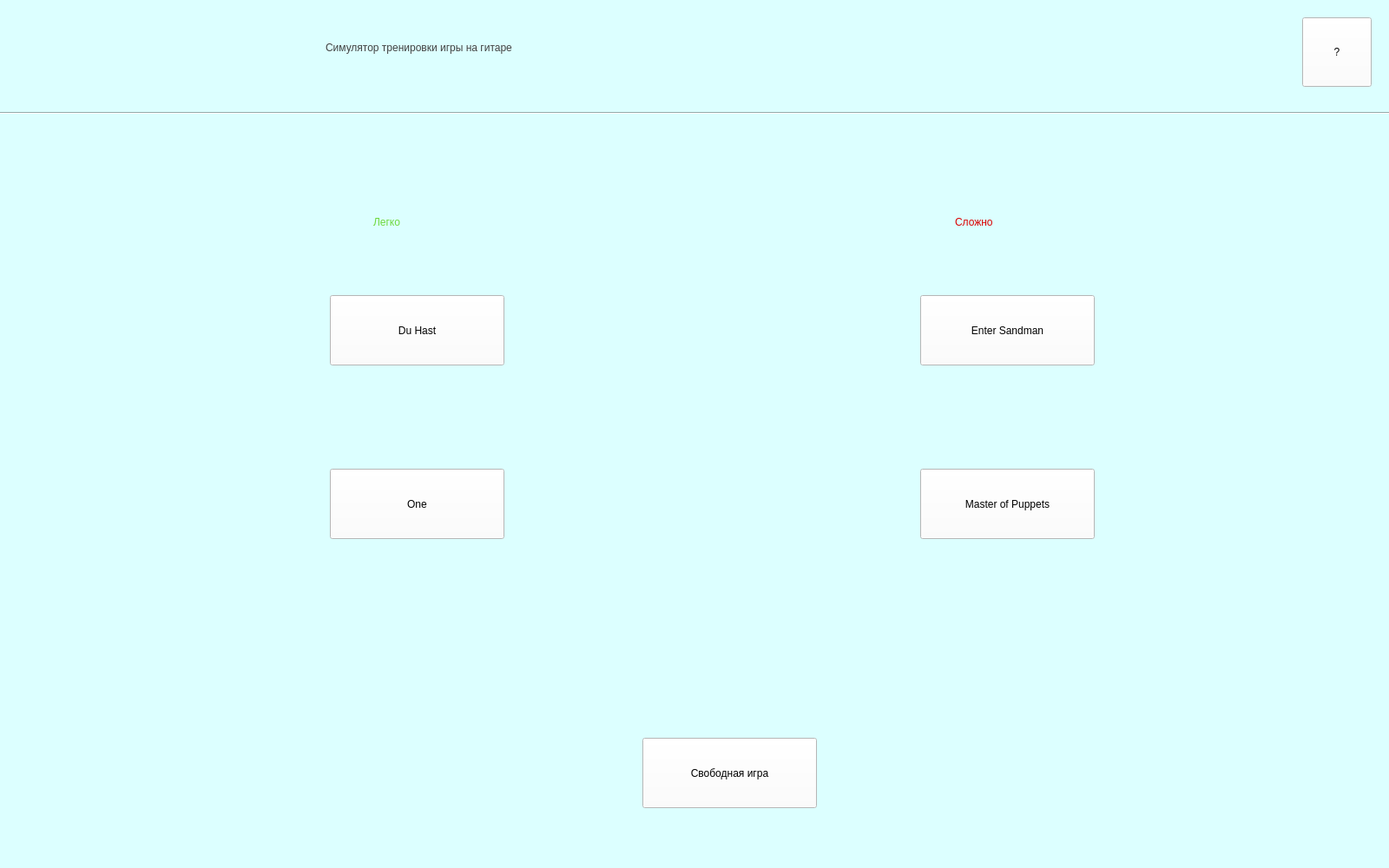
<?xml version="1.0" encoding="UTF-8"?>
<ui version="4.0">
 <class>MainMenu</class>
 <widget class="QMainWindow" name="MainMenu">
  <property name="geometry">
   <rect>
    <x>0</x>
    <y>0</y>
    <width>1600</width>
    <height>1000</height>
   </rect>
  </property>
  <property name="windowTitle">
   <string>MainWindow</string>
  </property>
  <property name="styleSheet">
   <string notr="true">background-color: rgb(220, 255, 255);</string>
  </property>
  <widget class="QWidget" name="widget">
   <widget class="QPushButton" name="hint_button">
    <property name="geometry">
     <rect>
      <x>1500</x>
      <y>20</y>
      <width>80</width>
      <height>80</height>
     </rect>
    </property>
    <property name="styleSheet">
     <string notr="true">background-color: rgb(255, 255, 255);
font: 28pt &quot;MS Shell Dlg 2&quot;;</string>
    </property>
    <property name="text">
     <string>?</string>
    </property>
   </widget>
   <widget class="QLabel" name="label">
    <property name="geometry">
     <rect>
      <x>375</x>
      <y>30</y>
      <width>850</width>
      <height>50</height>
     </rect>
    </property>
    <property name="styleSheet">
     <string notr="true">font: 35pt &quot;MS Shell Dlg 2&quot;;
color: rgb(66, 66, 66);</string>
    </property>
    <property name="text">
     <string>Симулятор тренировки игры на гитаре</string>
    </property>
   </widget>
   <widget class="Line" name="line">
    <property name="geometry">
     <rect>
      <x>0</x>
      <y>120</y>
      <width>1601</width>
      <height>20</height>
     </rect>
    </property>
    <property name="orientation">
     <enum>Qt::Horizontal</enum>
    </property>
   </widget>
   <widget class="QPushButton" name="du_hast_song">
    <property name="geometry">
     <rect>
      <x>380</x>
      <y>340</y>
      <width>201</width>
      <height>81</height>
     </rect>
    </property>
    <property name="styleSheet">
     <string notr="true">font: 25pt &quot;MS Shell Dlg 2&quot;;
background-color: rgb(255, 255, 255);</string>
    </property>
    <property name="text">
     <string>Du Hast</string>
    </property>
   </widget>
   <widget class="QLabel" name="label_2">
    <property name="geometry">
     <rect>
      <x>430</x>
      <y>230</y>
      <width>91</width>
      <height>51</height>
     </rect>
    </property>
    <property name="styleSheet">
     <string notr="true">font: 24pt &quot;MS Shell Dlg 2&quot;;
color: rgb(109, 216, 59);</string>
    </property>
    <property name="text">
     <string>Легко</string>
    </property>
   </widget>
   <widget class="QPushButton" name="one_song">
    <property name="geometry">
     <rect>
      <x>380</x>
      <y>540</y>
      <width>201</width>
      <height>81</height>
     </rect>
    </property>
    <property name="styleSheet">
     <string notr="true">font: 25pt &quot;MS Shell Dlg 2&quot;;
background-color: rgb(255, 255, 255);</string>
    </property>
    <property name="text">
     <string>One</string>
    </property>
   </widget>
   <widget class="QPushButton" name="enter_sandman_song">
    <property name="geometry">
     <rect>
      <x>1060</x>
      <y>340</y>
      <width>201</width>
      <height>81</height>
     </rect>
    </property>
    <property name="styleSheet">
     <string notr="true">font: 20pt &quot;MS Shell Dlg 2&quot;;
background-color: rgb(255, 255, 255);</string>
    </property>
    <property name="text">
     <string>Enter Sandman</string>
    </property>
   </widget>
   <widget class="QPushButton" name="master_of_puppets_song">
    <property name="geometry">
     <rect>
      <x>1060</x>
      <y>540</y>
      <width>201</width>
      <height>81</height>
     </rect>
    </property>
    <property name="styleSheet">
     <string notr="true">font: 18pt &quot;MS Shell Dlg 2&quot;;
background-color: rgb(255, 255, 255);</string>
    </property>
    <property name="text">
     <string>Master of Puppets</string>
    </property>
   </widget>
   <widget class="QLabel" name="label_3">
    <property name="geometry">
     <rect>
      <x>1100</x>
      <y>230</y>
      <width>111</width>
      <height>51</height>
     </rect>
    </property>
    <property name="styleSheet">
     <string notr="true">font: 24pt &quot;MS Shell Dlg 2&quot;;
color: rgb(218, 0, 0);</string>
    </property>
    <property name="text">
     <string>Сложно</string>
    </property>
   </widget>
   <widget class="QPushButton" name="free_play_button">
    <property name="geometry">
     <rect>
      <x>740</x>
      <y>850</y>
      <width>201</width>
      <height>81</height>
     </rect>
    </property>
    <property name="styleSheet">
     <string notr="true">font: 15pt &quot;MS Shell Dlg 2&quot;;
background-color: rgb(255, 255, 255);</string>
    </property>
    <property name="text">
     <string>Свободная игра</string>
    </property>
   </widget>
  </widget>
  <widget class="QStatusBar" name="statusbar"/>
 </widget>
 <resources/>
 <connections/>
</ui>
